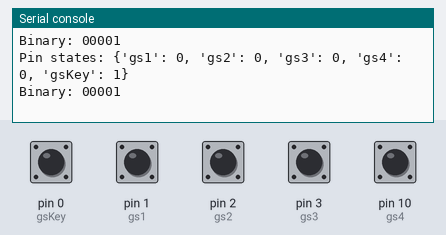
The program below on a simulated MicroPython board. Parts: the last lines printed to the serial console. Inputs (shaded band) come from the test bench; at power-on: pin 0 (gsKey) HIGH, pin 1 (gs1), pin 2 (gs2), pin 3 (gs3), pin 10 (gs4) LOW.

Above: at 1.4 s.
1.5 s: pin 0 (gsKey) pulled LOW for 0.15 s
At 1.52 s:
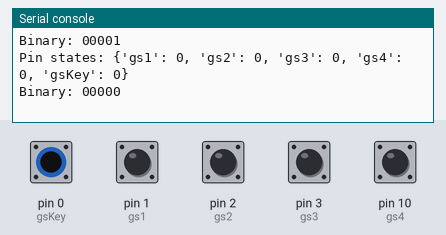
3.1 s: pin 1 (gs1) pulled HIGH for 0.15 s
At 3.23 s:
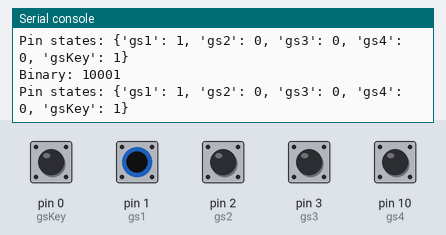
4.7 s: pin 2 (gs2) pulled HIGH for 0.15 s
At 4.75 s:
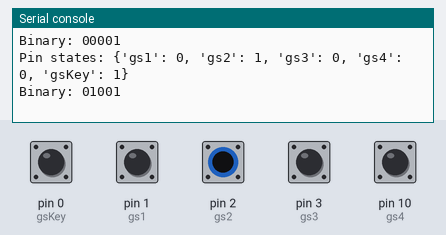
6.3 s: pin 3 (gs3) pulled HIGH for 0.15 s
At 6.36 s:
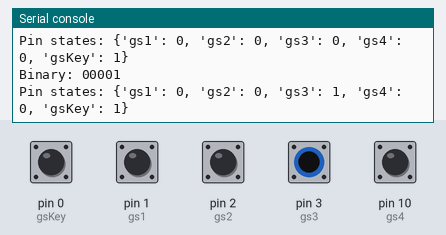
7.9 s: pin 10 (gs4) pulled HIGH for 0.15 s
At 7.98 s:
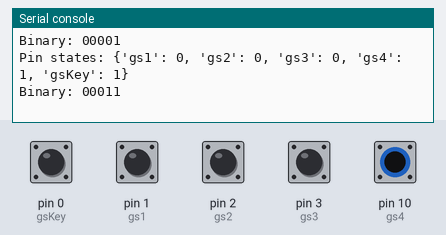
Timing chart, 0 to 10.5 s (numbered marks = the images above; inputs shaded):
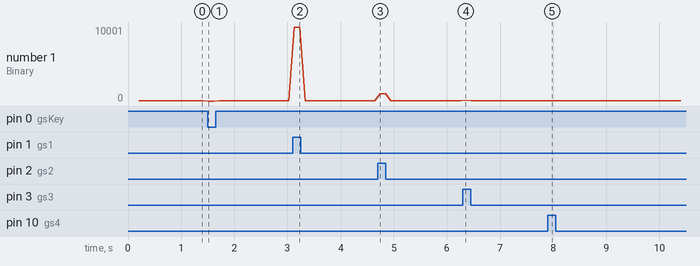

The program:

trackball_pins.py
```python
from machine import Pin, SPI
from time import sleep_ms
# Try different pin configurations
pins = {
    'gs1': Pin(1, Pin.IN, Pin.PULL_DOWN),  # y down
    'gs2': Pin(2, Pin.IN, Pin.PULL_DOWN),  # x right
    'gs3': Pin(3, Pin.IN, Pin.PULL_DOWN),  # y up
    'gs4': Pin(10, Pin.IN, Pin.PULL_DOWN), # x left
    'gsKey': Pin(0, Pin.IN, Pin.PULL_UP),
}

def print_pin_states():
    states = {name: pin.value() for name, pin in pins.items()}
    print("Pin states:", states)

    # Also print raw binary states for debugging
    binary = "".join(str(x) for x in states.values())
    print(f"Binary: {binary}")
sleep_ms(200)
#p10.init(p10.OUT, value=1, drive=Pin.DRIVE_3)
# Monitoring loop with more verbose output
while True:

    #p10.on()
    print_pin_states()
    sleep_ms(100)  # Slower update for readability
```

Measured:
- after the input at 1.5 s, the serial console: prints a new line at once (image 1)
- after the input at 3.1 s, the serial console: prints a new line at once (image 2)
- after the input at 4.7 s, the serial console: prints a new line at once (image 3)
- after the input at 6.3 s, the serial console: prints a new line after 0.06 s (image 4)
- after the input at 7.9 s, the serial console: prints a new line after 0.08 s (image 5)
